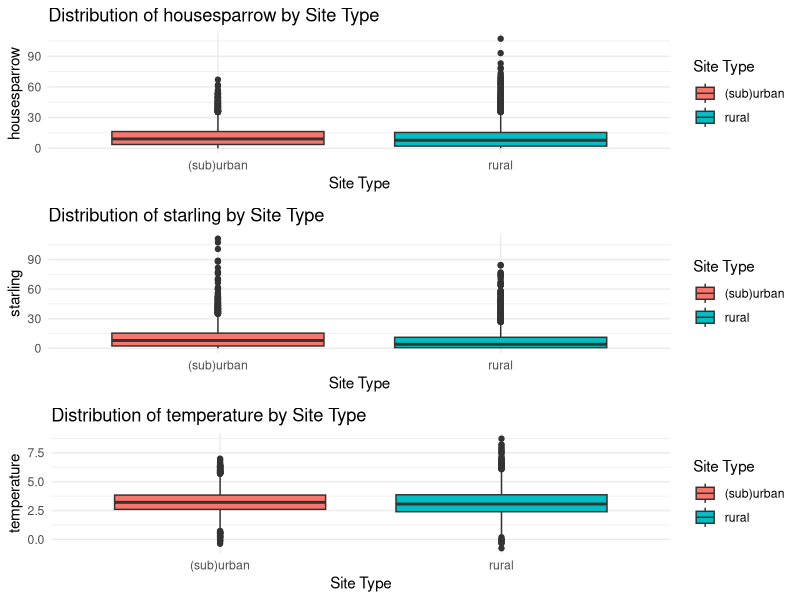
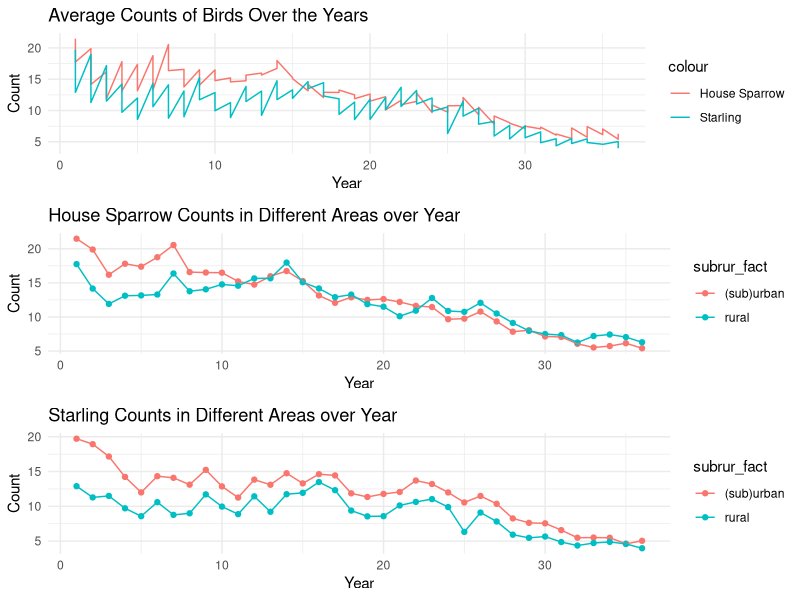
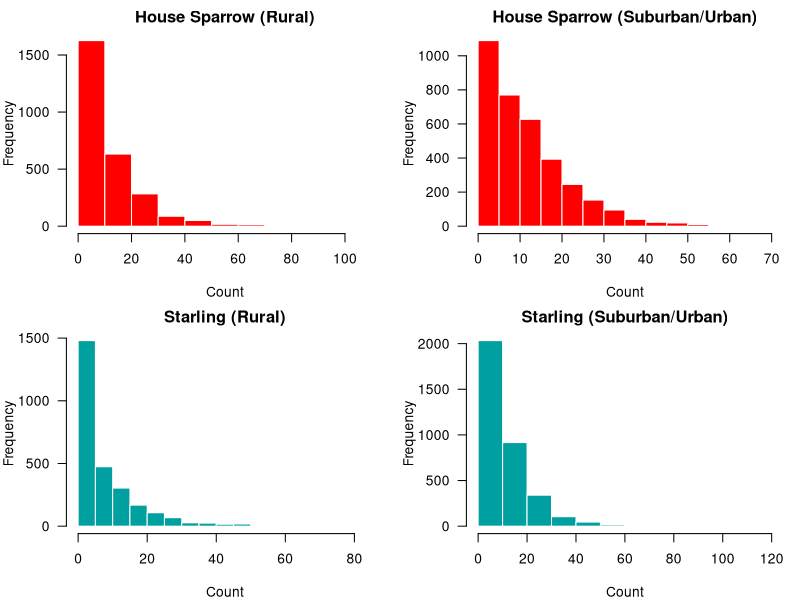
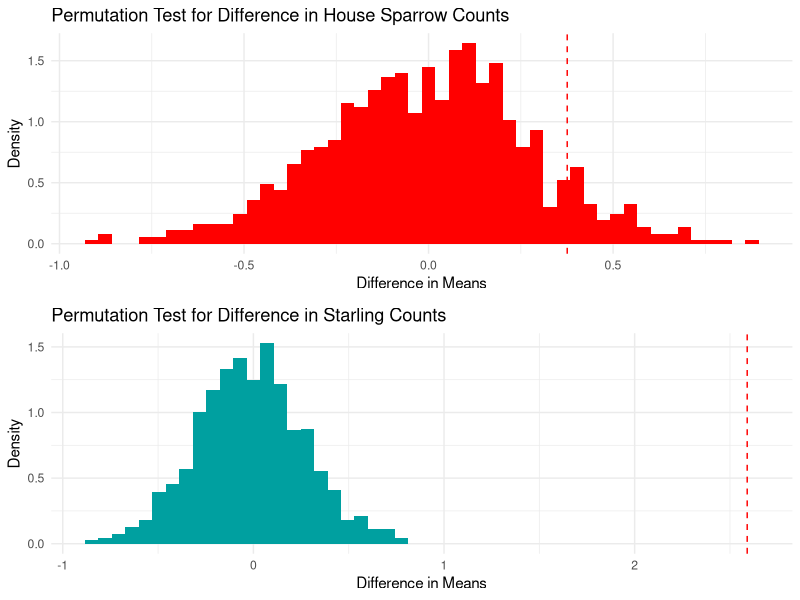
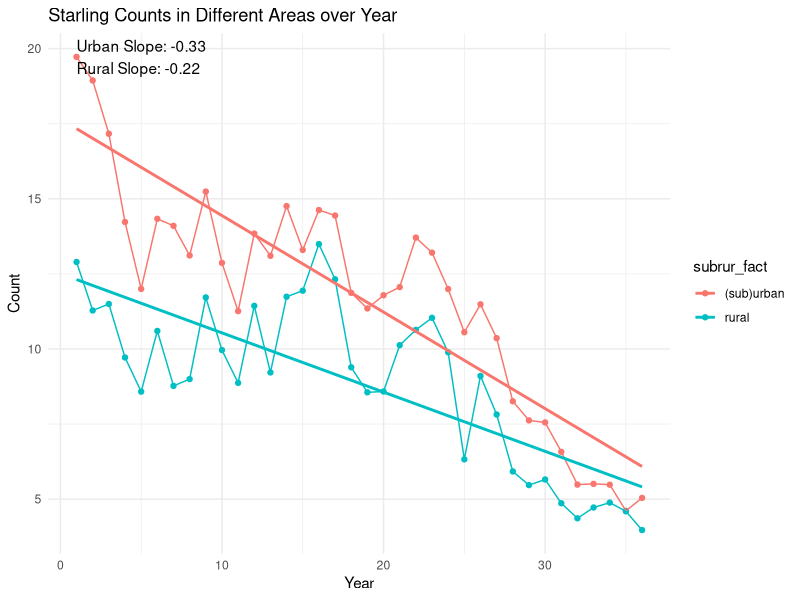
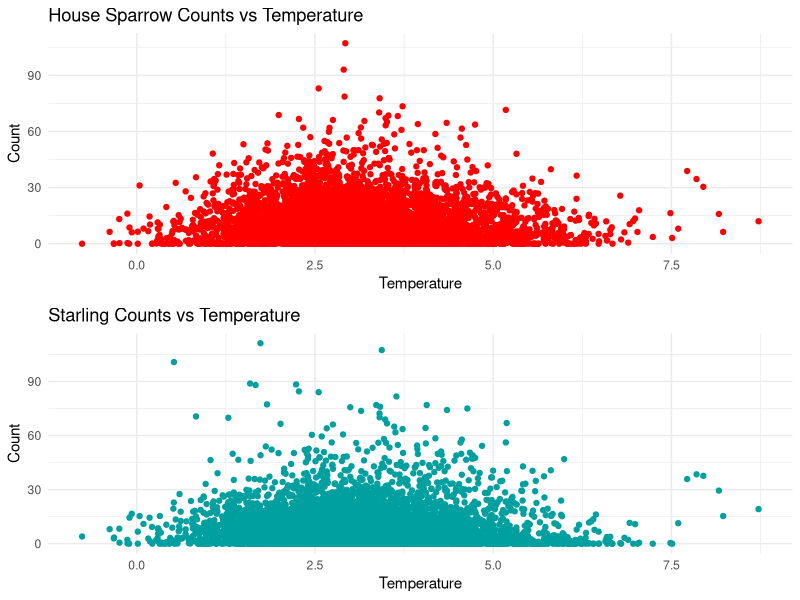

These charts were generated, in order, by the following R code:
library(ggplot2)
library(dplyr)
library(gridExtra) # generate plot 

data <- read.csv("Bird_data.csv", header = TRUE, sep = ",")
head(data)

# --------------------------------------------------------
# Research Question:
# --------------------------------------------------------
# Is there a significant difference in the average count of 
# House Sparrows and Starlings between rural and suburban areas?
# --------------------------------------------------------

# Set Up
house_sparrow_color <- '#FF0000'# Consistent color for visual 
starling_color <- "#00A0A0"
missing_data <- sapply(data, function(x) sum(is.na(x)))
print(missing_data) # Check for missing values
data$subrur_fact <- factor(ifelse(data$subrur == 1, "(sub)urban", "rural"))

# Exploratory data analysis
# -----------------------------------------------------------------------------
# Function: plot_boxplot  
# -----------------------------------------------------------------------------
# Input:
# - data: A data frame containing the data to be visualized.
# - col: The name of the column to visualize.
# 
# Output:
# - A ggplot2 object displaying a boxplot of the specified column by site type.
# -----------------------------------------------------------------------------
plot_boxplot <- function(data, col) {
  ggplot(data, aes(x=subrur_fact, y=get(col), fill=subrur_fact)) +
    geom_boxplot() +
    labs(title=paste("Distribution of", col, "by Site Type"),
         x="Site Type",
         y=col,
         fill="Site Type") +
    theme_minimal()
}
p1 <- plot_boxplot(data, "housesparrow")
p2 <- plot_boxplot(data, "starling")
p3 <- plot_boxplot(data, "temperature")
grid.arrange(p1, p2, p3, ncol=1) # Figure 1


# Average counts of housesparrow and starling over the years
aggregated_data_area <- data %>%
  group_by(year, subrur_fact) %>%
  summarise(
    avg_housesparrow = mean(housesparrow, na.rm = TRUE),
    avg_starling = mean(starling, na.rm = TRUE)
  )

# Compare the counts in rural vs suburban/urban areas - # Figure 2
p4 <-ggplot(aggregated_data_area, aes(x=year)) + 
  geom_line(aes(y=avg_housesparrow, color="House Sparrow")) +
  geom_line(aes(y=avg_starling, color="Starling")) +
  labs(title="Average Counts of Birds Over the Years", y="Count", x="Year") +
  theme_minimal()

p5<- ggplot(aggregated_data_area, aes(x=year, y=avg_housesparrow, colour=subrur_fact, 
                                 group=interaction(subrur_fact))) + 
  geom_point() + geom_line() +
  labs(title="House Sparrow Counts in Different Areas over Year", y="Count", x="Year")+
  theme_minimal()

p6 <- ggplot(aggregated_data_area, aes(x=year, y=avg_starling, colour=subrur_fact, 
                                 group=interaction(subrur_fact))) + 
  geom_point() + geom_line() + 
  labs(title="Starling Counts in Different Areas over Year", y="Count", x="Year")+
  theme_minimal()

grid.arrange(p4, p5, p6, ncol=1)

# Parametric Test
# -----------------------------------------------------------------------------
# Function: compute_p_value_ttest  
# -----------------------------------------------------------------------------
# Input:
# - data: A data frame containing the data for the t-test.
# - col: The name of the column to be used for the t-test.
# 
# Output:
# - A list containing the t-value and p-value of the t-test.
# -----------------------------------------------------------------------------
compute_p_value_ttest <- function(data, col) {
  # Splitting the data into rural and suburban/urban groups based on the 'subrur' column
  group_rural <- data[data$subrur == -1, col]
  group_suburban <- data[data$subrur == 1, col]
  # Performing the t-test
  test_result <- t.test(group_rural, group_suburban)
  return(list(t_value = test_result$statistic, p_value = test_result$p.value))
}

result_house_ttest <- compute_p_value_ttest(data, "housesparrow")
result_star_ttest <- compute_p_value_ttest(data, "starling")
paste("T-Test P-value for Housesparrow:", result_house_ttest$p_value)
paste("T-Test P-value for Starling:", result_star_ttest$p_value)

# Check Assumptions for the independent t-test by plotting distribution 
oldPar <- par(no.readonly = TRUE)
par(mfrow = c(2, 2), mar = c(4, 4, 2, 1), las = 1, bg = "white")
# Extract data for the two species based on rural vs. suburban/urban classification
house_sparrow_rural <- data[data$subrur == -1, ][["housesparrow"]]
house_sparrow_suburban <- data[data$subrur == 1, ][["housesparrow"]]
starling_rural <- data[data$subrur == -1, ][["starling"]]
starling_suburban <- data[data$subrur == 1, ][["starling"]]
hist(house_sparrow_rural, main = 'House Sparrow (Rural)', 
     col = house_sparrow_color, border = "white", xlab = "Count", ylab = "Frequency")
hist(house_sparrow_suburban, main = 'House Sparrow (Suburban/Urban)', 
     col = house_sparrow_color, border = "white", xlab = "Count", ylab = "Frequency")
hist(starling_rural, main = 'Starling (Rural)', 
     col = starling_color, border = "white", xlab = "Count", ylab = "Frequency")
hist(starling_suburban, main = 'Starling (Suburban/Urban)', 
     col = starling_color, border = "white", xlab = "Count", ylab = "Frequency")
par(oldPar) # Figure 3


# Non parametric test 
# Function: diff_in_means  
# -----------------------------------------------------------------------------
# Input:
# - data: A data frame containing the data.
# - col: The name of the column for which the difference in means needs to be 
#        computed (default: "housesparrow").
# 
# Output:
# - The difference between the mean values of the two groups in the 'subrur' column.
# -----------------------------------------------------------------------------
diff_in_means <- function(data, col = "housesparrow") {
  means <- data %>%
    group_by(subrur) %>%
    summarise(mean_value = mean(get(col), na.rm = TRUE))
  diff <- diff(means$mean_value)
  return(diff)
}
# -----------------------------------------------------------------------------
# Function: compute_p_value  
# -----------------------------------------------------------------------------
# Input:
# - data: A data frame containing the data.
# - col: The name of the column for which the p-value needs to be computed.
# - n_permutations: Number of permutations to perform (default: 1000).
# 
# Output:
# - A list containing:
#   - p_value: The computed p-value.
#   - observed_diff: The observed difference in means.
#   - simulated_diffs: A vector of differences in means from the permutations.
# -----------------------------------------------------------------------------
compute_p_value <- function(data, col, n_permutations = 1000) {
  set.seed(123) # ensure exact output each run 
  observed_diff <- diff_in_means(data, col = col)
  simulated_diffs <- replicate(n_permutations, {
    shuffled_data <- data %>% 
      mutate(subrur = sample(subrur)) # Shuffle the subrur labels
    diff_in_means(shuffled_data, col = col)
  })
  
  p_value <- mean(abs(simulated_diffs) >= abs(observed_diff))
  return(list(p_value = p_value, observed_diff = observed_diff, simulated_diffs = simulated_diffs))
}
# -----------------------------------------------------------------------------
# Function: plot_permutation_test  
# -----------------------------------------------------------------------------
# Input:
# - simulated_diffs: A vector containing differences in means from permutations.
# - observed_diff: The observed difference in means.
# - title: Title for the plot.
# - color: Fill color for the histogram.
# 
# Output:
# - A ggplot object displaying the permutation test results.
# -----------------------------------------------------------------------------
plot_permutation_test <- function(simulated_diffs, observed_diff, title, color) {
  ggplot() +
    geom_histogram(aes(simulated_diffs, ..density..), bins=50, fill=color) +
    geom_vline(aes(xintercept=observed_diff), color="red", linetype="dashed") +
    labs(title=title,
         x="Difference in Means",
         y="Density")+
    theme_minimal() 
} 

observed_diff_house <- diff_in_means(data,col = "housesparrow")
observed_diff_star  <- diff_in_means(data,col = "starling")
paste("Actual Diff for Housesparrow:", observed_diff_house)
paste("Actual Diff Starling:", observed_diff_star)

# Compute p-values and plot
result_house <- compute_p_value(data, "housesparrow")
result_star <- compute_p_value(data, "starling")
paste("P-value for Housesparrow:", result_house$p_value)
paste("P-value for Starling:", result_star$p_value)

p9 <- plot_permutation_test(result_house$simulated_diffs, result_house$observed_diff, "Permutation Test for Difference in House Sparrow Counts",house_sparrow_color)
p10 <- plot_permutation_test(result_star$simulated_diffs, result_star$observed_diff, "Permutation Test for Difference in Starling Counts",starling_color)
grid.arrange(p9, p10,ncol=1) # Figure 4

# Fit the linear model for Urban and Rural Starling data
data_urban <- data[data$subrur == 1, ]; data_rural <- data[data$subrur == -1, ]
model_urban_starling <- lm(starling ~ year, data = data_urban); model_rural_starling <- lm(starling ~ year, data = data_rural)
slope_urban <- coef(model_urban_starling)["year"]; slope_rural <- coef(model_rural_starling)["year"]
ggplot(aggregated_data_area, aes(x=year, y=avg_starling, colour=subrur_fact, # Figure 5
                                       group=interaction(subrur_fact))) + 
  geom_point() + 
  geom_line() + 
  geom_smooth(method = "lm", se = FALSE) + #regression lines
  labs(title="Starling Counts in Different Areas over Year", y="Count", x="Year")+
  theme_minimal()+
  annotate("text", x = min(aggregated_data_area$year), y = max(aggregated_data_area$avg_starling), 
           label = paste("Urban Slope:", round(slope_urban, 2), "\nRural Slope:", round(slope_rural, 2)), 
           hjust=0)


# -------------------------------------------------
library(car) # leveneTest
# Appendix 1 
# Relationship between temperature and bird counts
p7 <- ggplot(data, aes(x=temperature, y=housesparrow)) +
  geom_point(color= house_sparrow_color) +
  labs(title="House Sparrow Counts vs Temperature", y="Count", x="Temperature")+
  theme_minimal()

p8 <- ggplot(data, aes(x=temperature, y=starling)) +
  geom_point(color= starling_color) +
  labs(title="Starling Counts vs Temperature", y="Count", x="Temperature")+
  theme_minimal()

grid.arrange(p7, p8,ncol=1) 

# Appendix 2
# Test of equality of variance assumption
leveneTest(housesparrow ~ factor(subrur), data = data)
leveneTest(starling ~ factor(subrur), data = data)




